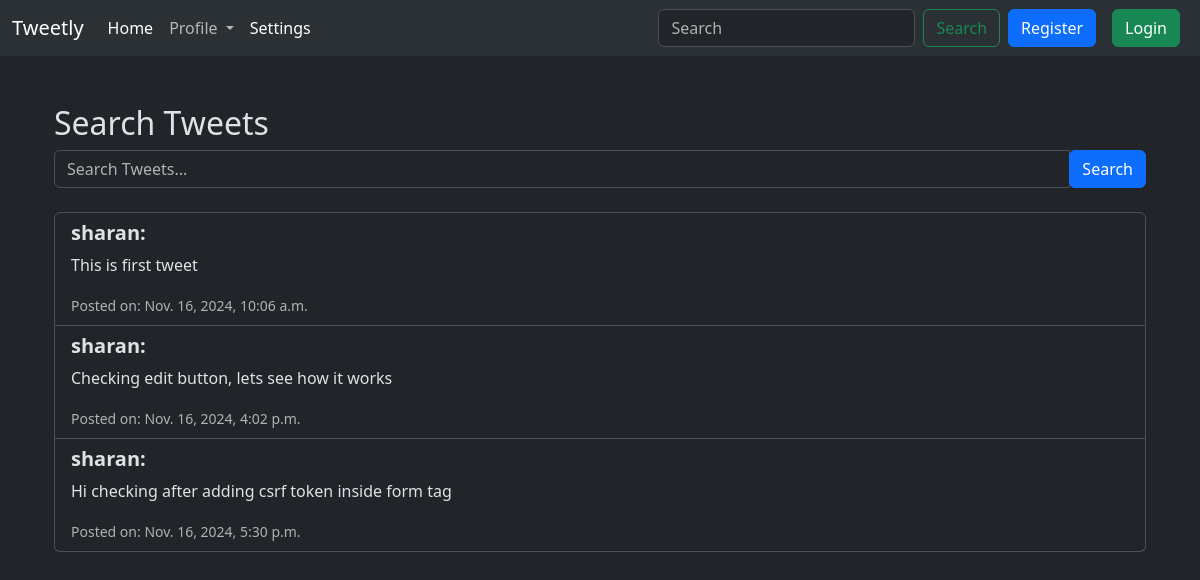
Page /tweet/search/ on the earlier database version.
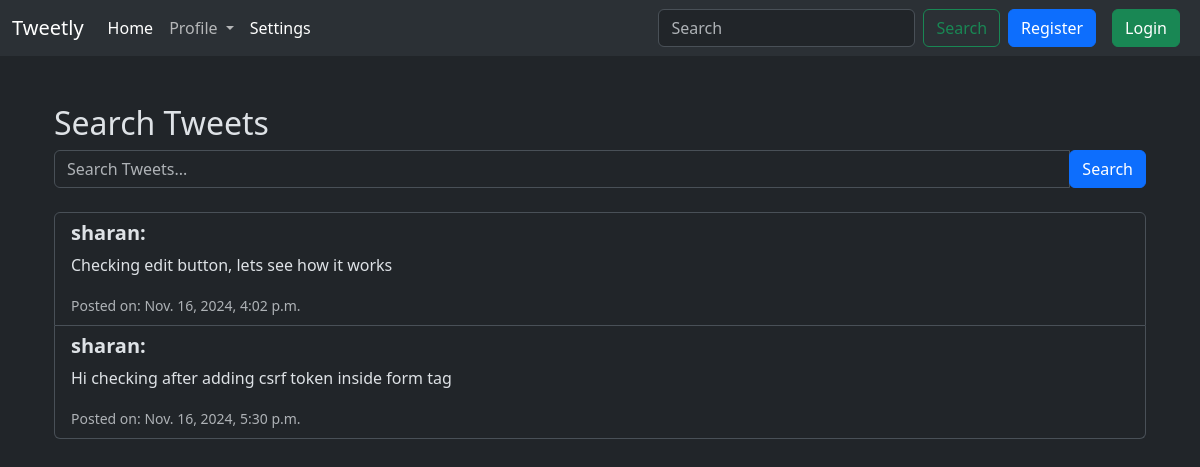
Same page on the later database version.
### tweet/models.py (models this page shows, shortened)
class Tweet(models.Model):
    user = models.ForeignKey(User, on_delete=models.CASCADE)
    text = models.TextField(max_length=240)
    photo = models.ImageField(upload_to='photos/', blank=True, null=True)
    created_at = models.DateTimeField(auto_now_add=True)
    updated_at = models.DateTimeField(auto_now=True)

### tweet/views.py (the view)
# urls.py: path('search/', views.tweets_search, name='tweets_search'),
def tweets_search(request):
    query = request.GET.get('q', '')  # Get the search query from the URL (default is an empty string)
    tweets = Tweet.objects.all()
    if query:
        tweets = tweets.filter(
            Q(text__icontains=query)
        )
    form = SearchForm()
    return render(request, 'tweet_search.html', {'form': form, 'tweets': tweets})

### tweet/forms.py
class SearchForm(forms.Form):
    query = forms.CharField(label='Search', max_length=100)

### tweet/templates/tweet_search.html
{% extends "layout.html" %} {% block content %}
<div class="container mt-5">
  <h2>Search Tweets</h2>
  <form method="get" action="{% url 'tweets_search' %}" class="mb-4">
    <div class="input-group">
      <input
        type="text"
        name="q"
        value="{{ request.GET.q }}"
        class="form-control"
        placeholder="Search Tweets..."
        aria-label="Search"
      />
      <div class="input-group-append">
        <button type="submit" class="btn btn-primary">Search</button>
      </div>
    </div>
  </form>
  {% if tweets %}
  <ul class="list-group">
    {% for tweet in tweets %}
    <li class="list-group-item">
      <h5><strong>{{ tweet.user }}:</strong></h5>
      <p>{{ tweet.text }}</p>
      <small class="text-muted">Posted on: {{ tweet.created_at }}</small>
    </li>
    {% endfor %}
  </ul>
  {% else %}
  <p class="alert alert-info">No tweets found.</p>
  {% endif %}
</div>
{% endblock content %}

Differences in the rows shown:
removed Tweet: user "sharan", text "This is first tweet", created_at "Nov. 16, 2024, 10:06 a.m."
